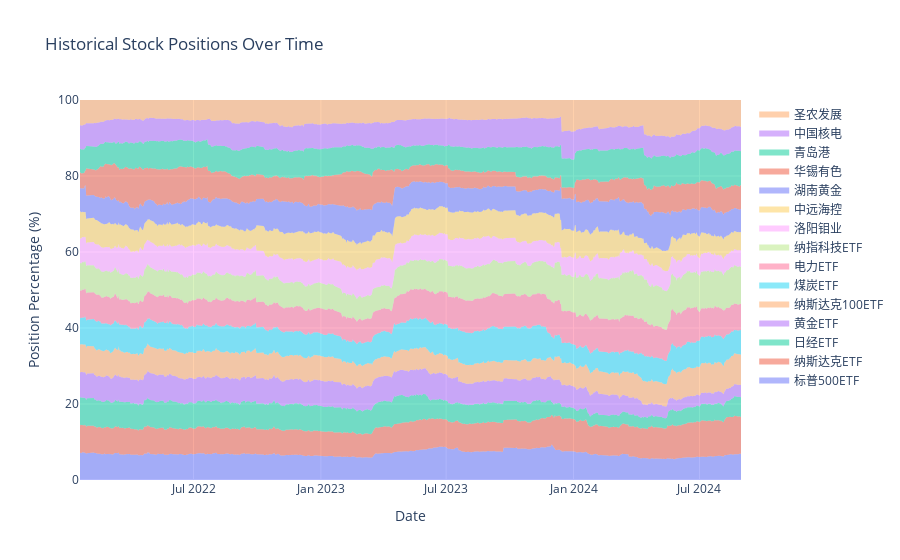

Notebook code cell kept with this figure:
### Markdown cell above
### Visualization

### Code cell
plot_historical_positions(dates, positions, stock_names, stock_prices, window=window)

### Figure 1 — Plotly figure (JSON) as saved in the notebook; plotly's stock layout.template omitted (floating-point values rounded to 4 significant figures; data arrays with more than 128 entries replaced by an {"elided": "..."} marker saying what was removed)
{"data": [{"fill": "tozeroy", "hoverinfo": "text", "hovertemplate": "%{text}<extra></extra>", "mode": "none", "name": "标普500ETF", "text": {"elided": "636 str values"}, "type": "scatter", "x": {"elided": "636 str values"}, "y": {"elided": "636 float values"}}, {"fill": "tonexty", "hoverinfo": "text", "hovertemplate": "%{text}<extra></extra>", "mode": "none", "name": "纳斯达克ETF", "text": {"elided": "636 str values"}, "type": "scatter", "x": {"elided": "636 str values"}, "y": {"elided": "636 float values"}}, {"fill": "tonexty", "hoverinfo": "text", "hovertemplate": "%{text}<extra></extra>", "mode": "none", "name": "日经ETF", "text": {"elided": "636 str values"}, "type": "scatter", "x": {"elided": "636 str values"}, "y": {"elided": "636 float values"}}, {"fill": "tonexty", "hoverinfo": "text", "hovertemplate": "%{text}<extra></extra>", "mode": "none", "name": "黄金ETF", "text": {"elided": "636 str values"}, "type": "scatter", "x": {"elided": "636 str values"}, "y": {"elided": "636 float values"}}, {"fill": "tonexty", "hoverinfo": "text", "hovertemplate": "%{text}<extra></extra>", "mode": "none", "name": "纳斯达克100ETF", "text": {"elided": "636 str values"}, "type": "scatter", "x": {"elided": "636 str values"}, "y": {"elided": "636 float values"}}, {"fill": "tonexty", "hoverinfo": "text", "hovertemplate": "%{text}<extra></extra>", "mode": "none", "name": "煤炭ETF", "text": {"elided": "636 str values"}, "type": "scatter", "x": {"elided": "636 str values"}, "y": {"elided": "636 float values"}}, {"fill": "tonexty", "hoverinfo": "text", "hovertemplate": "%{text}<extra></extra>", "mode": "none", "name": "电力ETF", "text": {"elided": "636 str values"}, "type": "scatter", "x": {"elided": "636 str values"}, "y": {"elided": "636 float values"}}, {"fill": "tonexty", "hoverinfo": "text", "hovertemplate": "%{text}<extra></extra>", "mode": "none", "name": "纳指科技ETF", "text": {"elided": "636 str values"}, "type": "scatter", "x": {"elided": "636 str values"}, "y": {"elided": "636 float values"}}, {"fill": "tonexty", "hoverinfo": "text", "hovertemplate": "%{text}<extra></extra>", "mode": "none", "name": "洛阳钼业", "text": {"elided": "636 str values"}, "type": "scatter", "x": {"elided": "636 str values"}, "y": {"elided": "636 float values"}}, {"fill": "tonexty", "hoverinfo": "text", "hovertemplate": "%{text}<extra></extra>", "mode": "none", "name": "中远海控", "text": {"elided": "636 str values"}, "type": "scatter", "x": {"elided": "636 str values"}, "y": {"elided": "636 float values"}}, {"fill": "tonexty", "hoverinfo": "text", "hovertemplate": "%{text}<extra></extra>", "mode": "none", "name": "湖南黄金", "text": {"elided": "636 str values"}, "type": "scatter", "x": {"elided": "636 str values"}, "y": {"elided": "636 float values"}}, {"fill": "tonexty", "hoverinfo": "text", "hovertemplate": "%{text}<extra></extra>", "mode": "none", "name": "华锡有色", "text": {"elided": "636 str values"}, "type": "scatter", "x": {"elided": "636 str values"}, "y": {"elided": "636 float values"}}, {"fill": "tonexty", "hoverinfo": "text", "hovertemplate": "%{text}<extra></extra>", "mode": "none", "name": "青岛港", "text": {"elided": "636 str values"}, "type": "scatter", "x": {"elided": "636 str values"}, "y": {"elided": "636 float values"}}, {"fill": "tonexty", "hoverinfo": "text", "hovertemplate": "%{text}<extra></extra>", "mode": "none", "name": "中国核电", "text": {"elided": "636 str values"}, "type": "scatter", "x": {"elided": "636 str values"}, "y": {"elided": "636 float values"}}, {"fill": "tonexty", "hoverinfo": "text", "hovertemplate": "%{text}<extra></extra>", "mode": "none", "name": "圣农发展", "text": {"elided": "636 str values"}, "type": "scatter", "x": {"elided": "636 str values"}, "y": {"elided": "636 float values"}}], "layout": {"hovermode": "x unified", "showlegend": true, "title": {"text": "Historical Stock Positions Over Time"}, "xaxis": {"title": {"text": "Date"}}, "yaxis": {"range": [0, 100], "title": {"text": "Position Percentage (%)"}}}}
